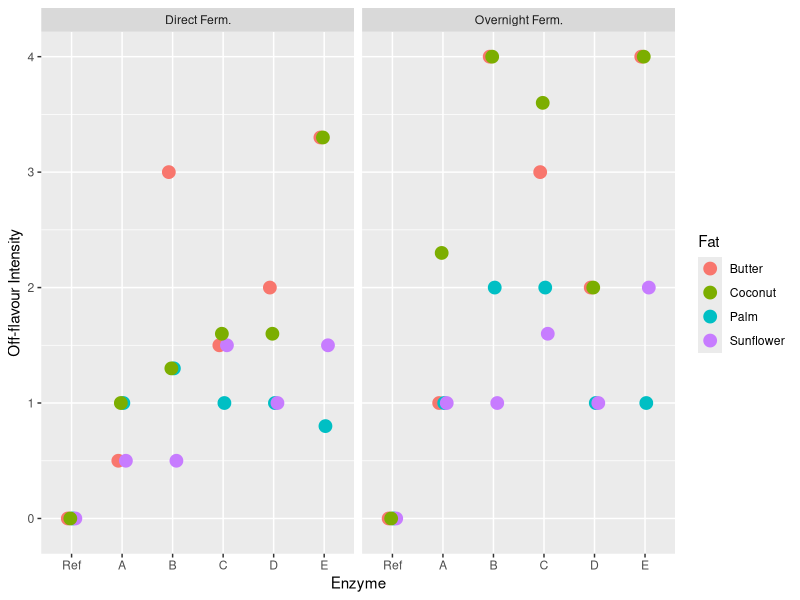
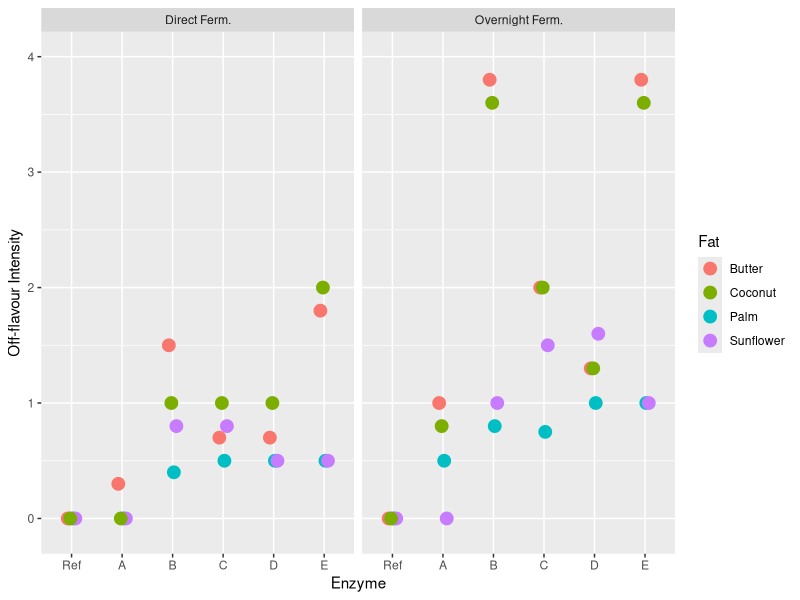
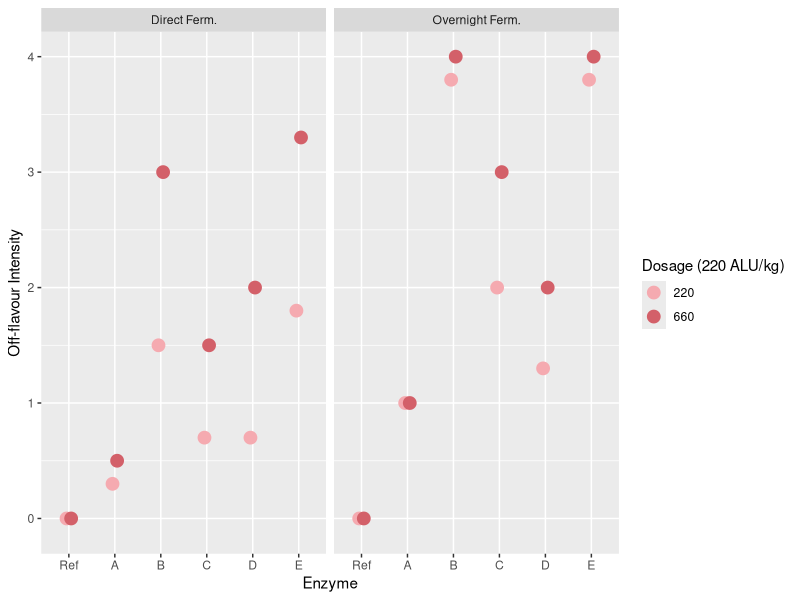
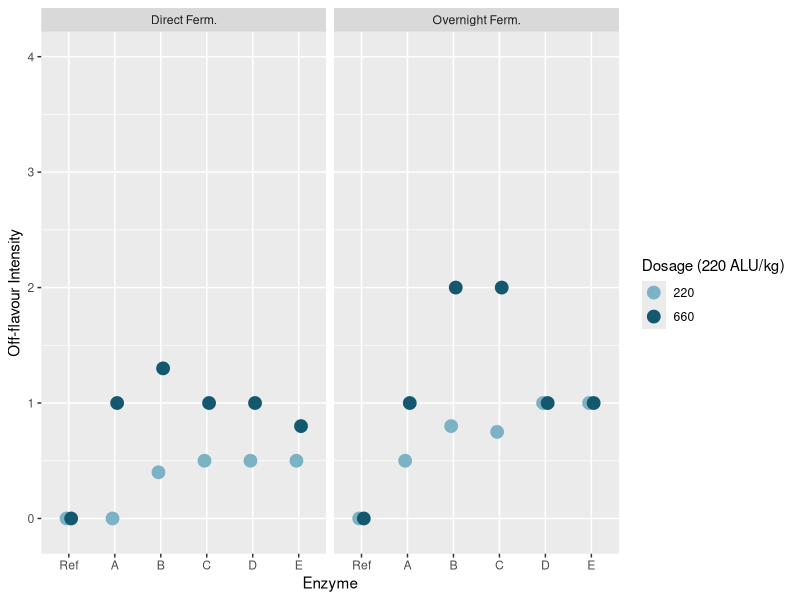
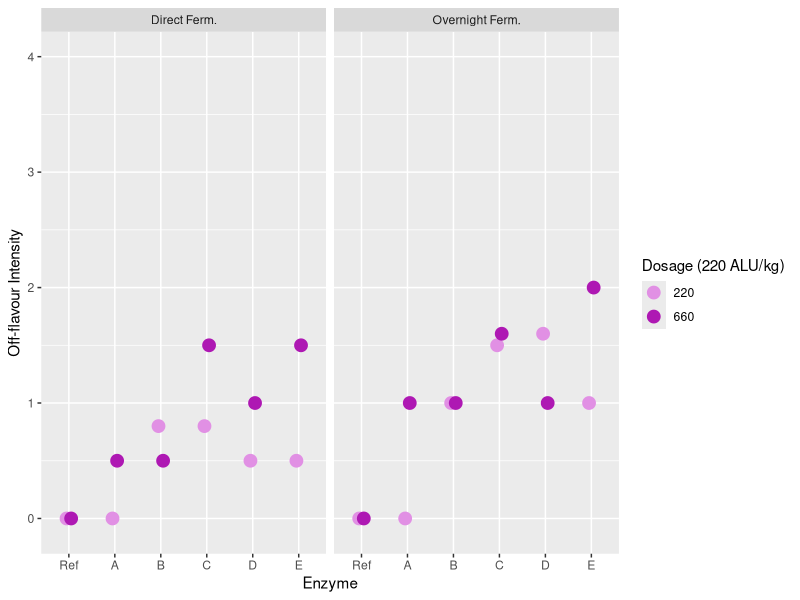
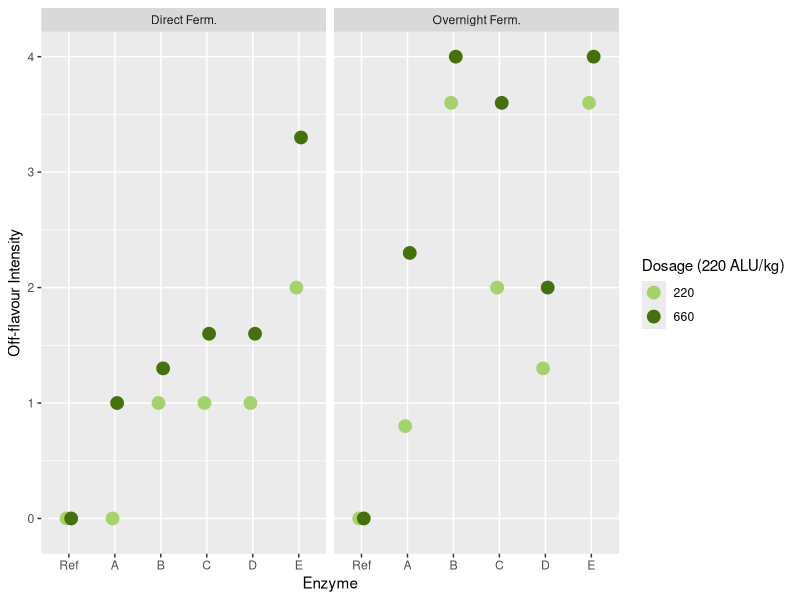

Generate these figures, in order, with R: (Note: this script raises an error after producing the figures.)
#######Library##############
getwd()
library(readxl)
library(readr)
library(ggplot2)
library(tidyr)
library(tidyverse)
library(ggpubr)
library(purrr)

######Import Data frame (Excel)#######
Off_flavour_Data <- read_excel("Off_flavour_Data.xlsx")
Off_flavour_Data <- select(Off_flavour_Data, Enzyme, Fat, Dosage, Fermentation, Intensity_mean)

#strings
Off_flavour_Data$Enzyme <- as.factor(Off_flavour_Data$Enzyme)
Off_flavour_Data$Fat <- as.factor(Off_flavour_Data$Fat)
Off_flavour_Data$Fermentation <- as.factor(Off_flavour_Data$Fermentation)
Off_flavour_Data$Intensity_mean <- as.numeric(Off_flavour_Data$Intensity_mean)
Off_flavour_Data$Dosage <- as.factor(Off_flavour_Data$Dosage)


######Data Visualization (1)#######

###660
Off_flavour_660 <- Off_flavour_Data %>% filter(Dosage == 660) 
ggplot(Off_flavour_660, aes(x=Enzyme, y=Intensity_mean, colour=Fat))+        
  geom_point(position=position_dodge(w=0.2), size = 4)+
  ylab("Off-flavour Intensity")+
  facet_grid(cols = vars(Fermentation))+
  theme(plot.title = element_text(hjust = 0.5))+
  scale_x_discrete(limits=c("Ref","A","B","C","D","E"))+
  ylim(-0.1,4.01)


###220
Off_flavour_220 <- Off_flavour_Data %>% filter(Dosage == 220)
ggplot(Off_flavour_220, aes(x=Enzyme, y=Intensity_mean, colour=Fat))+
  geom_point(position=position_dodge(w=0.2), size = 4)+
  ylab("Off-flavour Intensity")+
  facet_grid(cols = vars(Fermentation))+
  theme(plot.title = element_text(hjust = 0.5))+
  scale_x_discrete(limits=c("Ref","A","B","C","D","E"))+
  ylim(-0.1,4.01)



######Data Visualization (2)#######

###BUTTER
Off_flavour_Butter <- Off_flavour_Data %>% filter(Fat == "Butter")
ggplot(Off_flavour_Butter, aes(x=Enzyme, y=Intensity_mean, colour=Dosage))+
  geom_point(position=position_dodge(w=0.2), size = 4)+
  facet_grid(cols = vars(Fermentation))+
  scale_colour_manual(values=c("#F5AAB0","#D36069"))+ 
  ylab("Off-flavour Intensity")+
  labs(colour = "Dosage (220 ALU/kg)")+
  theme(plot.title = element_text(hjust = 0.5))+
  scale_x_discrete(limits=c("Ref","A","B","C","D","E"))+
  ylim(-0.1,4.01)

###Palm
Off_flavour_Palm <- Off_flavour_Data %>% filter(Fat == "Palm")
ggplot(Off_flavour_Palm, aes(x=Enzyme, y=Intensity_mean, colour=Dosage))+
  geom_point(position=position_dodge(w=0.2), size = 4)+
  facet_grid(cols = vars(Fermentation))+
  scale_colour_manual(values=c("#7BB2C4","#13586F"))+ 
  ylab("Off-flavour Intensity")+
  labs(colour = "Dosage (220 ALU/kg)")+
  theme(plot.title = element_text(hjust = 0.5))+
  scale_x_discrete(limits=c("Ref","A","B","C","D","E"))+
  ylim(-0.1,4.01)

###Sunflower
Off_flavour_Sunflower <- Off_flavour_Data %>% filter(Fat == "Sunflower")
ggplot(Off_flavour_Sunflower, aes(x=Enzyme, y=Intensity_mean, colour=Dosage))+
  geom_point(position=position_dodge(w=0.2), size = 4)+
  facet_grid(cols = vars(Fermentation))+
  scale_colour_manual(values=c("#E190E4","#AE18B3"))+
  ylab("Off-flavour Intensity")+
  labs(colour = "Dosage (220 ALU/kg)")+
  labs(colour = "Dosage (220 ALU/kg)")+
  theme(plot.title = element_text(hjust = 0.5))+
  scale_x_discrete(limits=c("Ref","A","B","C","D","E"))+
  ylim(-0.1,4.01)


###Coconut
Off_flavour_Coconut <- Off_flavour_Data %>% filter(Fat == "Coconut")
ggplot(Off_flavour_Coconut, aes(x=Enzyme, y=Intensity_mean, colour=Dosage))+
  geom_point(position=position_dodge(w=0.2), size = 4)+
  facet_grid(cols = vars(Fermentation))+
  scale_colour_manual(values=c("#A6D26D","#45710D"))+ 
  ylab("Off-flavour Intensity")+
  labs(colour = "Dosage (220 ALU/kg)")+
  theme(plot.title = element_text(hjust = 0.5))+
  scale_x_discrete(limits=c("Ref","A","B","C","D","E"))+
  ylim(-0.1,4.01)



######ANOVA & T.test b/w Rounds of Panelists############

Off_flavour_panel <- read_excel("Off_flavour_Data.xlsx", sheet = "Butter_panel_of")
Off_flavour_panel$Enzyme.2 <- as.factor(Off_flavour_panel$Enzyme.2)
Off_flavour_panel$Round <- as.factor(Off_flavour_panel$Round)

compare_means(Intensity.avg~Round,
              data=Off_flavour_panel,
              method = "anova")

compare_means(Intensity.avg~Round,
              data=Off_flavour_panel,
              method = "t.test")

#Interpretation: There was no significant difference between average observations of the panelists in different rounds (p=0.52, ANOVA).
#Interpretation: The average observations of panelists showed no significant difference between round1 and round2 (p= 0.33), round1 and round3 (p= 0.82), and round2 and round3 (p= 0.43).

############Anova butter b/w rounds of panel df###################


Off_flavour_panel <- read_excel("Off_flavour_Data.xlsx", sheet = "Butter_panel_df")
Off_flavour_panel$Enzyme.2 <- as.factor(Off_flavour_panel$Enzyme.2)
Off_flavour_panel$Round <- as.factor(Off_flavour_panel$Round)

compare_means(Intensity.avg~Round,
              data=Off_flavour_panel,
              method = "anova")

compare_means(Intensity.avg~Round,
              data=Off_flavour_panel,
              method = "t.test")

##########3Anova palm b/w rounds of panel df##############
Off_flavour_panel <- read_excel("Off_flavour_Data.xlsx", sheet = "Palm_panel_df")
Off_flavour_panel$Enzyme.2 <- as.factor(Off_flavour_panel$Enzyme.2)
Off_flavour_panel$Round <- as.factor(Off_flavour_panel$Round)

compare_means(Intensity.avg~Round,
              data=Off_flavour_panel,
              method = "anova")

compare_means(Intensity.avg~Round,
              data=Off_flavour_panel,
              method = "t.test")

##########3Anova palm b/w rounds of panel df##############
Off_flavour_panel <- read_excel("Off_flavour_Data.xlsx", sheet = "Palm_panel_of")
Off_flavour_panel$Enzyme.2 <- as.factor(Off_flavour_panel$Enzyme.2)
Off_flavour_panel$Round <- as.factor(Off_flavour_panel$Round)

compare_means(Intensity.avg~Round,
              data=Off_flavour_panel,
              method = "anova")

compare_means(Intensity.avg~Round,
              data=Off_flavour_panel,
              method = "t.test")
######Data Visualization (3)#######

#Butter_panel
butter_panel <- read_excel("Off_flavour_Data.xlsx", sheet = "Off_Intensity_panel")
butter_panel <- butter_panel %>% filter(Fat == "Butter")


#strings
butter_panel$Enzyme <- as.factor(butter_panel$Enzyme)
butter_panel$Fat <- as.factor(butter_panel$Fat)
butter_panel$Fermentation <- as.factor(butter_panel$Fermentation)
butter_panel$Intensity_mean <- as.numeric(butter_panel$Intensity_mean)
butter_panel$Dosage <- as.numeric(butter_panel$Dosage)


ggplot(butter_panel, aes(x=Enzyme, y=Intensity_mean, colour=Fermentation))+
  geom_point(position=position_dodge(w=0.2), size = 4)+
  scale_colour_manual(values=c("#F5AAB0","#D36069"))+ 
  ylab("Off-flavour Intensity")+
  labs(colour = "Dosage (220 ALU/kg)")+
  theme(plot.title = element_text(hjust = 0.5))+
  scale_x_discrete(limits=c("Ref","A","B","C","D","E","Ref-Ref"))+
  ylim(-0.1,4.01)


#Palm_panel
palm_panel <- read_excel("Off_flavour_Data.xlsx", sheet = "Off_Intensity_panel")
palm_panel <- palm_panel %>% filter(Fat == "Palm")


#strings
palm_panel$Enzyme <- as.factor(palm_panel$Enzyme)
palm_panel$Fat <- as.factor(palm_panel$Fat)
palm_panel$Fermentation <- as.factor(palm_panel$Fermentation)
palm_panel$Intensity_mean <- as.numeric(palm_panel$Intensity_mean)
palm_panel$Dosage <- as.numeric(palm_panel$Dosage)


ggplot(palm_panel, aes(x=Enzyme, y=Intensity_mean, colour=Fermentation))+
  geom_point(position=position_dodge(w=0.2), size = 4)+
  scale_colour_manual(values=c("#7BB2C4","#13586F"))+ 
  ylab("Off-flavour Intensity")+
  labs(colour = "Dosage (220 ALU/kg)")+
  theme(plot.title = element_text(hjust = 0.5))+
  scale_x_discrete(limits=c("Ref","A","B","C","D","E","Ref-Ref"))+
  ylim(-0.1,4.01)
